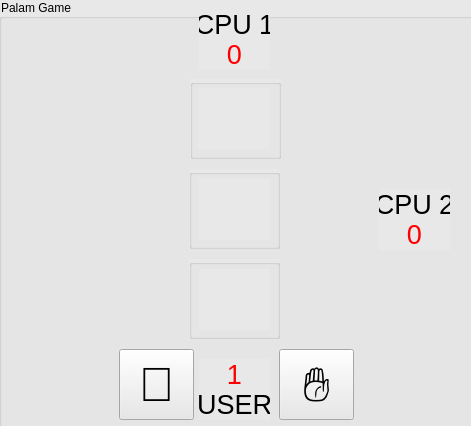
<?xml version="1.0" encoding="UTF-8"?>
<ui version="4.0">
 <class>MainWindow</class>
 <widget class="QMainWindow" name="MainWindow">
  <property name="geometry">
   <rect>
    <x>0</x>
    <y>0</y>
    <width>471</width>
    <height>426</height>
   </rect>
  </property>
  <property name="windowTitle">
   <string>MainWindow</string>
  </property>
  <widget class="QWidget" name="centralwidget">
   <widget class="QGroupBox" name="groupBox">
    <property name="geometry">
     <rect>
      <x>-1</x>
      <y>-1</y>
      <width>491</width>
      <height>431</height>
     </rect>
    </property>
    <property name="styleSheet">
     <string notr="true">background-color: rgb(232, 232, 232);</string>
    </property>
    <property name="title">
     <string>Palam Game</string>
    </property>
    <widget class="QGroupBox" name="groupBox_2">
     <property name="geometry">
      <rect>
       <x>191</x>
       <y>80</y>
       <width>91</width>
       <height>80</height>
      </rect>
     </property>
     <property name="title">
      <string/>
     </property>
     <widget class="QLabel" name="cpu_1_select">
      <property name="geometry">
       <rect>
        <x>8</x>
        <y>9</y>
        <width>71</width>
        <height>61</height>
       </rect>
      </property>
      <property name="font">
       <font>
        <family>Segoe UI Black</family>
        <pointsize>33</pointsize>
       </font>
      </property>
      <property name="text">
       <string/>
      </property>
      <property name="alignment">
       <set>Qt::AlignCenter</set>
      </property>
     </widget>
    </widget>
    <widget class="QGroupBox" name="groupBox_3">
     <property name="geometry">
      <rect>
       <x>190</x>
       <y>170</y>
       <width>91</width>
       <height>80</height>
      </rect>
     </property>
     <property name="title">
      <string/>
     </property>
     <widget class="QLabel" name="cpu_2_select">
      <property name="geometry">
       <rect>
        <x>10</x>
        <y>10</y>
        <width>71</width>
        <height>61</height>
       </rect>
      </property>
      <property name="font">
       <font>
        <family>Segoe UI Black</family>
        <pointsize>33</pointsize>
       </font>
      </property>
      <property name="text">
       <string/>
      </property>
      <property name="alignment">
       <set>Qt::AlignCenter</set>
      </property>
     </widget>
    </widget>
    <widget class="QGroupBox" name="groupBox_4">
     <property name="geometry">
      <rect>
       <x>190</x>
       <y>260</y>
       <width>91</width>
       <height>80</height>
      </rect>
     </property>
     <property name="title">
      <string/>
     </property>
     <widget class="QLabel" name="user_select">
      <property name="geometry">
       <rect>
        <x>10</x>
        <y>10</y>
        <width>71</width>
        <height>61</height>
       </rect>
      </property>
      <property name="font">
       <font>
        <family>Segoe UI Black</family>
        <pointsize>33</pointsize>
       </font>
      </property>
      <property name="text">
       <string/>
      </property>
      <property name="alignment">
       <set>Qt::AlignCenter</set>
      </property>
     </widget>
    </widget>
    <widget class="QLabel" name="label">
     <property name="geometry">
      <rect>
       <x>200</x>
       <y>10</y>
       <width>71</width>
       <height>31</height>
      </rect>
     </property>
     <property name="font">
      <font>
       <pointsize>20</pointsize>
      </font>
     </property>
     <property name="text">
      <string>CPU 1</string>
     </property>
     <property name="alignment">
      <set>Qt::AlignCenter</set>
     </property>
    </widget>
    <widget class="QLabel" name="label_2">
     <property name="geometry">
      <rect>
       <x>380</x>
       <y>190</y>
       <width>71</width>
       <height>31</height>
      </rect>
     </property>
     <property name="font">
      <font>
       <pointsize>20</pointsize>
      </font>
     </property>
     <property name="text">
      <string>CPU 2</string>
     </property>
     <property name="alignment">
      <set>Qt::AlignCenter</set>
     </property>
    </widget>
    <widget class="QLabel" name="label_3">
     <property name="geometry">
      <rect>
       <x>200</x>
       <y>390</y>
       <width>71</width>
       <height>31</height>
      </rect>
     </property>
     <property name="font">
      <font>
       <pointsize>20</pointsize>
      </font>
     </property>
     <property name="text">
      <string>USER</string>
     </property>
     <property name="alignment">
      <set>Qt::AlignCenter</set>
     </property>
    </widget>
    <widget class="QLabel" name="cpu_2_point">
     <property name="geometry">
      <rect>
       <x>380</x>
       <y>220</y>
       <width>71</width>
       <height>31</height>
      </rect>
     </property>
     <property name="font">
      <font>
       <pointsize>20</pointsize>
      </font>
     </property>
     <property name="styleSheet">
      <string notr="true">color:rgb(255, 0, 0)</string>
     </property>
     <property name="text">
      <string>0</string>
     </property>
     <property name="alignment">
      <set>Qt::AlignCenter</set>
     </property>
    </widget>
    <widget class="QLabel" name="cpu_1_point">
     <property name="geometry">
      <rect>
       <x>200</x>
       <y>40</y>
       <width>71</width>
       <height>31</height>
      </rect>
     </property>
     <property name="font">
      <font>
       <pointsize>20</pointsize>
      </font>
     </property>
     <property name="styleSheet">
      <string notr="true">color:rgb(255, 0, 0)</string>
     </property>
     <property name="text">
      <string>0</string>
     </property>
     <property name="alignment">
      <set>Qt::AlignCenter</set>
     </property>
    </widget>
    <widget class="QLabel" name="user_point">
     <property name="geometry">
      <rect>
       <x>200</x>
       <y>360</y>
       <width>71</width>
       <height>31</height>
      </rect>
     </property>
     <property name="font">
      <font>
       <pointsize>20</pointsize>
      </font>
     </property>
     <property name="styleSheet">
      <string notr="true">color:rgb(255, 0, 0)</string>
     </property>
     <property name="text">
      <string>1</string>
     </property>
     <property name="alignment">
      <set>Qt::AlignCenter</set>
     </property>
    </widget>
    <widget class="QPushButton" name="inside">
     <property name="geometry">
      <rect>
       <x>280</x>
       <y>350</y>
       <width>75</width>
       <height>71</height>
      </rect>
     </property>
     <property name="font">
      <font>
       <pointsize>36</pointsize>
      </font>
     </property>
     <property name="text">
      <string> ✋ </string>
     </property>
    </widget>
    <widget class="QPushButton" name="outside">
     <property name="geometry">
      <rect>
       <x>120</x>
       <y>350</y>
       <width>75</width>
       <height>71</height>
      </rect>
     </property>
     <property name="font">
      <font>
       <pointsize>36</pointsize>
      </font>
     </property>
     <property name="text">
      <string>🤚</string>
     </property>
    </widget>
   </widget>
  </widget>
 </widget>
 <resources/>
 <connections/>
</ui>
